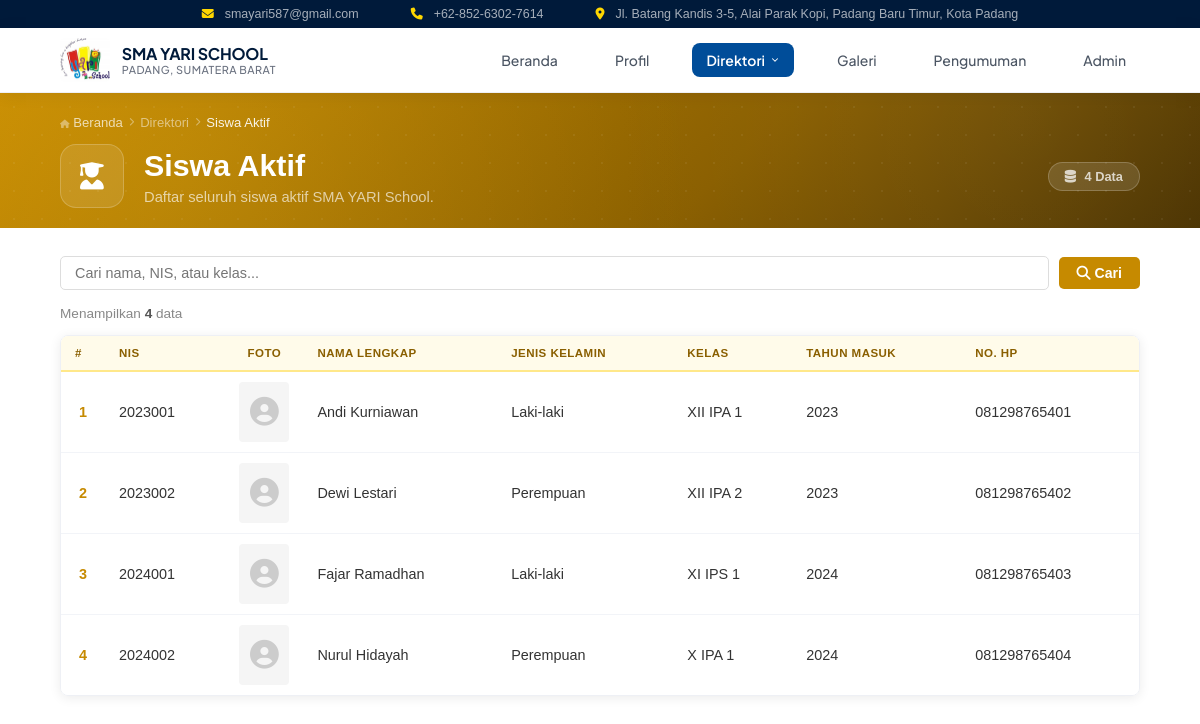
Page /direktori/direktori_siswa.php on the committed database.
### tables this page shows
CREATE TABLE `siswa_aktif` (
  `id` int(11) NOT NULL,
  `nis` varchar(20) NOT NULL,
  `nama_lengkap` varchar(100) NOT NULL,
  `jenis_kelamin` enum('Laki-laki','Perempuan') NOT NULL,
  `kelas` varchar(20) DEFAULT NULL,
  `tahun_masuk` year(4) DEFAULT NULL,
  `no_hp` varchar(20) DEFAULT NULL,
  `created_at` timestamp NOT NULL DEFAULT CURRENT_TIMESTAMP
);

### direktori/direktori_siswa.php (the view, shortened to what this page needs)
<?php include '../koneksi.php'; ?>
<!DOCTYPE html>
<html lang="id">
<head>
    <link rel="stylesheet" href="/project-web-sekolah/style.css">
    <link rel="stylesheet" href="https://cdnjs.cloudflare.com/ajax/libs/font-awesome/6.4.0/css/all.min.css">
</head>
<body>
<?php include '../header-content.php'; ?>
<?php
$search = trim($_GET['q'] ?? '');
$where  = '';
$result = mysqli_query($conn, "SELECT * FROM `siswa_aktif` $where ORDER BY nama_lengkap ASC");
$total  = $result ? mysqli_num_rows($result) : 0;
?>
<div class="dir-hero">
    <div class="container">
        <div class="dir-breadcrumb">
            <a href="/project-web-sekolah/index.php"><i class="fas fa-home"></i> Beranda</a>
            <i class="fas fa-chevron-right"></i>
            <span>Direktori</span>
            <i class="fas fa-chevron-right"></i>
            <span class="current">Siswa Aktif</span>
        </div>
        <div class="dir-hero-body">
            <div class="dir-hero-icon"><i class="fas fa-user-graduate"></i></div>
            <div class="dir-hero-text">
                <h1>Siswa Aktif</h1>
                <p>Daftar seluruh siswa aktif SMA YARI School.</p>
            </div>
            <div class="dir-hero-badge">
                <i class="fas fa-database" style="margin-right:5px;"></i>
                <?php echo $total; ?> Data
            </div>
        </div>
    </div>
</div>
<div class="container dir-content">
    <form method="GET" action="direktori_siswa.php">
        <div class="dir-toolbar">
            <input type="text" name="q" placeholder="Cari nama, NIS, atau kelas..." value="<?php echo htmlspecialchars($search); ?>">
            <button type="submit"><i class="fas fa-search"></i> Cari</button>
        </div>
    </form>
    <div class="dir-stat">
        Menampilkan <strong><?php echo $total; ?></strong> data
    </div>
    <div class="table-wrap">
    <?php if ($result && $total > 0): ?>
    <table>
        <thead>
            <tr>
                <th>#</th>
                <th>NIS</th>
                <th>Foto</th>
                <th>Nama Lengkap</th>
                <th>Jenis Kelamin</th>
                <th>Kelas</th>
                <th>Tahun Masuk</th>
                <th>No. HP</th>
            </tr>
        </thead>
        <tbody>
        <?php $no = 1; while ($row = mysqli_fetch_assoc($result)): ?>
            <?php
                $image_path = "../admin/img_siswa/" . ($row['foto'] ?? '');
                $has_image  = !empty($row['foto']) && file_exists($image_path);
            ?>
            <tr>
                <td><?php echo $no++; ?></td>
                <td><?php echo htmlspecialchars($row['nis'] ?? '-'); ?></td>
                <td>
                    <?php if ($has_image): ?>
                        <img src="<?php echo htmlspecialchars($image_path); ?>"
                             alt="Foto <?php echo htmlspecialchars($row['nama_lengkap']); ?>"
                             class="img-siswa"
                             onclick="openLightbox(this.src, '<?php echo htmlspecialchars($row['nama_lengkap']); ?>')">
                    <?php else: ?>
                        <div class="no-photo-icon">
                            <i class="fas fa-user-circle fa-2x"></i>
                        </div>
                    <?php endif; ?>
                </td>
                <td><?php echo htmlspecialchars($row['nama_lengkap'] ?? '-'); ?></td>
                <td><?php echo htmlspecialchars($row['jenis_kelamin'] ?? '-'); ?></td>
                <td><?php echo htmlspecialchars($row['kelas'] ?? '-'); ?></td>
                <td><?php echo htmlspecialchars($row['tahun_masuk'] ?? '-'); ?></td>
                <td><?php echo htmlspecialchars($row['no_hp'] ?? '-'); ?></td>
            </tr>
        <?php endwhile; ?>
        </tbody>
    </table>
    <?php endif; ?>
    </div>
</div>
</body>
</html>

### style.css (style rules this page uses)
* { margin: 0; padding: 0; box-sizing: border-box; font-family: sans-serif; }
.container { width: 90%; max-width: 1200px; margin: 0 auto; }

### direktori/direktori_siswa.php (style rules this page uses)
html { -ms-overflow-style: none; scrollbar-width: none; }
.dir-hero { background: linear-gradient(135deg, #c68a00 0%, #8a5f00 60%, #4a3200 100%); padding: 22px 0 20px; position: relative; overflow: hidden; }
.dir-hero::before { content: ''; position: absolute; inset: 0; background-image: radial-gradient(circle at 15% 60%, rgba(255,210,50,.14) 0%, transparent 50%), radial-gradient(circle at 85% 20%, rgba(255,255,255,.04) 0%, transparent 40%); }
.dir-hero::after { content: ''; position: absolute; inset: 0; background-image: radial-gradient(rgba(255,255,255,.06) 1px, transparent 1px); background-size: 28px 28px; }
.dir-hero .container { position: relative; z-index: 1; }
.dir-breadcrumb { display: flex; align-items: center; gap: 6px; font-size: .82em; color: rgba(255,255,255,.5); margin-bottom: 14px; }
.dir-breadcrumb a { color: rgba(255,255,255,.7); text-decoration: none; }
.dir-breadcrumb i { font-size: .65em; color: rgba(255,255,255,.4); }
.dir-breadcrumb .current { color: rgba(255,255,255,.9); }
.dir-hero-body { display: flex; align-items: center; gap: 20px; }
.dir-hero-icon { width:64px; height:64px; background:rgba(255,255,255,.1); border:1px solid rgba(255,255,255,.2); border-radius:16px; display:flex; align-items:center; justify-content:center; font-size:1.7rem; color:#fff; }
.dir-hero-text h1 { font-size: 1.9em; font-weight: 700; color: #fff; margin: 0 0 6px; }
.dir-hero-text p { color: rgba(255,255,255,.65); font-size: .92em; margin: 0; }
.dir-hero-badge { margin-left: auto; background: rgba(255,255,255,.12); border: 1px solid rgba(255,255,255,.2); color: rgba(255,255,255,.75); font-size: .8em; font-weight: 600; padding: 6px 16px; border-radius: 50px; white-space: nowrap; flex-shrink: 0; }
.dir-content { padding: 28px 0 50px; }
.dir-toolbar { display: flex; align-items: center; gap: 10px; margin-bottom: 16px; flex-wrap: wrap; }
.dir-toolbar input { flex: 1; min-width: 220px; border: 1px solid #ddd; border-radius: 5px; padding: 8px 14px; font-size: .9em; color: #333; outline: none; }
.dir-toolbar button { background: #c68a00; color: #fff; border: none; border-radius: 5px; padding: 8px 18px; font-size: .88em; font-weight: 600; cursor: pointer; }
.dir-stat { font-size: .85em; color: #888; margin-bottom: 14px; }
.dir-stat strong { color: #555; }
.table-wrap { overflow-x: auto; border-radius: 8px; box-shadow: 0 2px 12px rgba(0,0,0,.08); border: 1px solid #eef0f5; }
table { width: 100%; border-collapse: collapse; background: #fff; font-size: .9em; }
thead { background: #fffbea; }
thead th { padding: 11px 14px; text-align: left; font-size: .8em; font-weight: 700; text-transform: uppercase; letter-spacing: .04em; color: #8a5f00; border-bottom: 2px solid #ffe88a; white-space: nowrap; }
tbody tr { border-bottom: 1px solid #f2f4f8; transition: background .12s; }
tbody tr:last-child { border-bottom: none; }
tbody td { padding: 10px 14px; color: #333; vertical-align: middle; }
tbody td:first-child { font-weight: 700; color: #c68a00; width: 44px; text-align: center; }
thead th:nth-child(3) { width: 70px; text-align: center; }
tbody td:nth-child(3) { text-align: center; }
.no-photo-icon { width: 50px; height: 60px; display: flex; align-items: center; justify-content: center; background: #f5f5f5; border-radius: 4px; color: #ccc; margin: auto; }

### rows in the picture
siswa_aktif: nis "2023001", nama_lengkap "Andi Kurniawan", jenis_kelamin "Laki-laki", kelas "XII IPA 1", tahun_masuk "2023", no_hp "081298765401"
siswa_aktif: nis "2023002", nama_lengkap "Dewi Lestari", jenis_kelamin "Perempuan", kelas "XII IPA 2", tahun_masuk "2023", no_hp "081298765402"
siswa_aktif: nis "2024001", nama_lengkap "Fajar Ramadhan", jenis_kelamin "Laki-laki", kelas "XI IPS 1", tahun_masuk "2024", no_hp "081298765403"
siswa_aktif: nis "2024002", nama_lengkap "Nurul Hidayah", jenis_kelamin "Perempuan", kelas "X IPA 1", tahun_masuk "2024", no_hp "081298765404"

### other values in the picture
$total "4"
